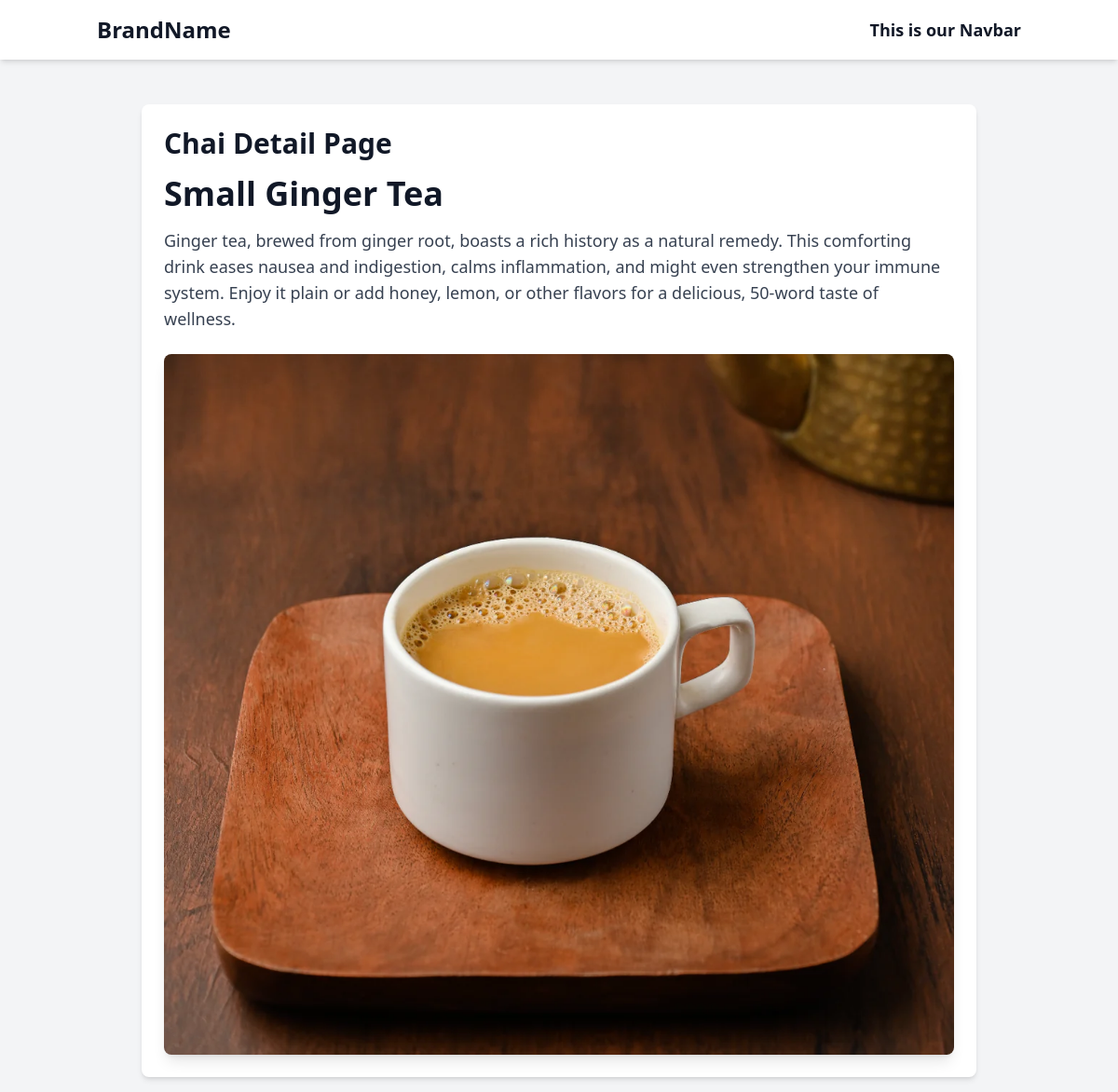
Page /chai/1/ on the committed database.
### chai/models.py (models this page shows, shortened)
class ChaiVariety(models.Model):
  CHAI_TYPE_CHOICES = [
    ('ML', 'MASALA'),
    ('GR', 'GINGER'),
    ('KL', 'KIWI'),
    ('PL', 'PLAIN'),
    ('EL', 'ELAICHI'),
  ]
  name = models.CharField(max_length=100)
  image = models.ImageField(upload_to='chais/')
  date_added = models.DateTimeField(default=timezone.now)
  type = models.CharField(max_length=2, choices=CHAI_TYPE_CHOICES, default='ML')
  description = models.TextField(default='')

### chai/views.py (the view)
# urls.py: path('<int:chai_id>/', views.chai_detail, name='chai_detail'),
def chai_detail(request, chai_id):
  chai = get_object_or_404(ChaiVariety, pk=chai_id)
  return render(request, 'chai/chai_detail.html', {'chai': chai})

### chai/templates/chai/chai_detail.html (shortened to what this page needs)
{% extends "layout.html" %}
{% block content %}
<div class="max-w-4xl mx-auto p-6 bg-white rounded-lg shadow-md mt-8">
    <h3 class="text-3xl font-semibold mb-4">Chai Detail Page</h3>
    <h1 class="text-4xl font-bold mb-4">{{ chai.name }}</h1>
    <p class="text-lg text-gray-700 mb-6">{{ chai.description }}</p>
    <img class="rounded-lg shadow-lg" src="{{ chai.image.url }}" alt="{{ chai.name }}">
</div>
{% endblock %}

### rows in the picture
ChaiVariety: name "Small Ginger Tea", description "Ginger tea, brewed from ginger root, boasts a rich history as a natural remedy. This comforting drink eases nausea and indigestion, calms inflammation, and might even strengthen your immune system. Enjoy it plain or add honey, lemon, or other flavors for a delicious, 50-word taste of wellness.", image (picture)
